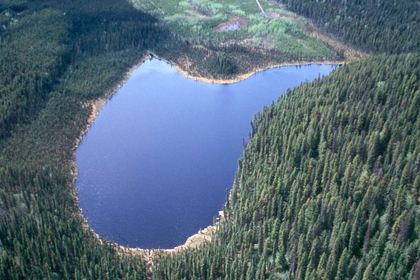
%> input picture pic1.ppm, 420 x 280 px, shrunk from 600 x 400 before the run
$ octave main.m   (GNU Octave 9; MATLAB toolbox functions it lacks are replaced by stand-ins)
%> lines starting %> are read from the running program, lines starting %| are printed output that depends on the picture; in (x1, y1, x2, y2) boxes, pixels count from 0 and x2, y2 are one past the last pixel; in counts of white or black regions, pixels touching at a corner belong together; the program's own positions count from 1
### otsu.m
function th = otsu(I)
% The range for I should be 0-255
[m,n]=size(I);
count = zeros(256,1);
for i=0:1:255
    count(i+1,1) = sum(sum(I == i));
end
P=count/(m*n);
E=zeros(1,256);
for TH=0:1:255
    av0=0;
    av1=0;
    w0=sum(P(1:TH+1));  % P(Intensiry = 0 to TH)
    w1 = 1 - w0;
    % class1
    for i=1:TH+1        % sigma(i=0 to TH)
        av0= av0 + (i-1)*count(i);
    end
    u0 = av0/w0;        % mean intensity of class1
    % class2
    for i=TH+2:256     % sigma(i=TH+1 to L-1)
        av1= av1 + (i-1)*count(i);
    end
    u1 = av1/w1;      % mean intensity of class2
    E(TH+1) = w0*w1*(u1-u0)*(u1-u0);   %compute between-class variance
end
position=find(E==max(E));  % find the location of maximum value
th=floor(mean(position))-1;
end

### erode.m
function Erosion = erode(Ik,SE)
% Ik is input image, SE is structuring element whose size must be odd
% pad the input image to operate edge
L=size(SE,1);
padl=floor(L/2);
pad_Image=padarray(Ik,[padl,padl]);
[M,N]=size(Ik);
Erosion=zeros(M,N);
for i=1:M
    for j=1:N
        % get the subregion
        Block=pad_Image(i:i+2*padl,j:j+2*padl);
        M=Block.*SE;
        M=M(:);
        M(find(SE==0))=[];
        % erosion
        Erosion(i,j)=min(M);
    end
end
end


### dilate.m
function Dilation = dilate(Ik,SE)
% Ik is input image, SE is structuring element whose size must be odd
% pad the input image to operate edge
L=size(SE,1);
padl=floor(L/2);
pad_Image=padarray(Ik,[padl,padl]);
[M,N]=size(Ik);
Dilation=zeros(M,N);
for i=1:M
    for j=1:N
        % get the subregion
        Block=pad_Image(i:i+2*padl,j:j+2*padl);
        M=Block.*SE;
        % delete 0 value
        M=M(:);
        M(find(SE==0))=[];
        % dilation
        Dilation(i,j)=max(M);
    end
end
end


### main.m
clear
close all
%% load image
f = imread('pic1.ppm');
%> f is the input picture: size 280x420x3 uint8; mean R, G, B 85.8, 105.9, 120.9
figure(1),imshow(f);title('Original Image');
R = f(:,:,1);
G = f(:,:,2);
B = f(:,:,3);
%% preprocessed image
% The foreground is a big lake whose B value is much larger than G value
% Smooth the image to reduce the irrelevant details to get a better result
I = B;
figure(2),imshow(I);title('B Channel Image');
h = fspecial('gaussian',19,3);
g = imfilter(I,h,'replicate');
g(B<G+25)=0;
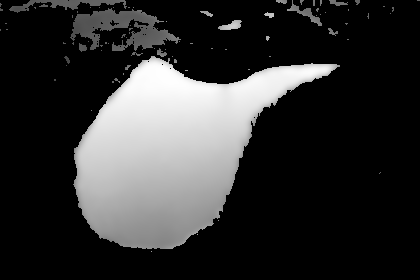
%> g: size 280x420 uint8; min 0, max 254, mean 49.7
figure(3),imshow(g);title('Preprocessed Image');
%% use otsu to get the threshold value
th = otsu(g); % otsu is my own function writen in otsu.m file
%> after the loop in otsu, `for i=0:1:255`: count = 256 values, max 86581 at index 1, min 0 at index 2, mean 459.4
%> in otsu, `P=count/(m*n);`: P = 256 values, max 0.736 at index 1, min 0 at index 2, mean 0.00391
%> in otsu, `position=find(E==max(E));`: position = 100
%> in otsu, `th=floor(mean(position))-1;`: th = 99
%> th = 99
BW=im2bw(g,th/255); % plot binary image
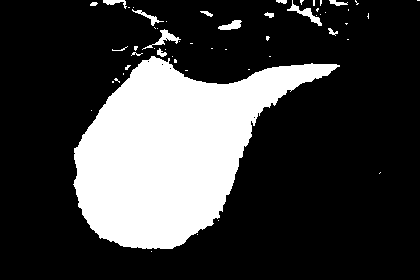
%> BW: size 280x420 logical; 24.2% white; 55 white regions (40 under 20 px), largest, box (x1, y1, x2, y2) and area: (73, 56, 340, 249) 27165, (287, 0, 322, 26) 215, (142, 29, 181, 50) 198
figure(4),imshow(BW);title('Segementation Result Using Otsu Method');
%% use opening to remove small regions and smooth the contour
% erode and dilate are functions written in erode.m and dilate.m
SE = ones(11,11);
openedBW = dilate(erode(BW,SE),SE);
%> in erode, `pad_Image=padarray(Ik,[padl,padl]);`: pad_Image: size 290x430 logical; 22.8% white; 55 white regions (40 under 20 px), largest, box (x1, y1, x2, y2) and area: (78, 61, 345, 254) 27165, (292, 5, 327, 31) 215, (147, 34, 186, 55) 198
%> after the loop in erode, `for i=1:M`:
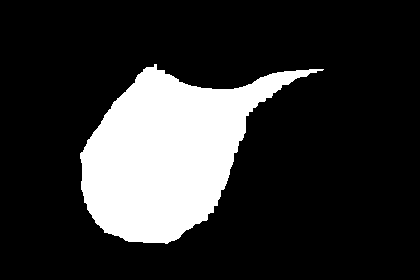
%> Erosion: size 280x420 double; values 0 (black) and 1 (white), 19% white; 1 white region, box (x1, y1, x2, y2) and area: (80, 64, 324, 244) 22362
%> after the loop in erode, `for i=1:M`: M = 121 values from 0 to 0
%> in dilate, `pad_Image=padarray(Ik,[padl,padl]);`: pad_Image: size 290x430 double; values 0 (black) and 1 (white), 17.9% white; 1 white region, box (x1, y1, x2, y2) and area: (85, 69, 329, 249) 22362
%> after the loop in dilate, `for i=1:M`:
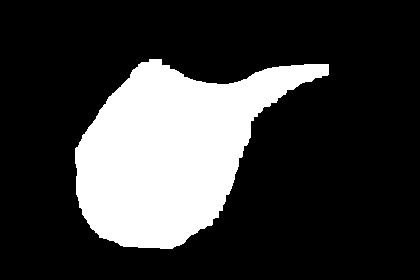
%> Dilation: size 280x420 double; values 0 (black) and 1 (white), 22.9% white; 1 white region, box (x1, y1, x2, y2) and area: (75, 59, 329, 249) 26912
figure(5),imshow(openedBW);title('Opening Version of Binary Image');
%% get contour
contourBW=bwperim(openedBW);
%> contourBW: size 280x420 logical; 0.61% white in thin lines or dots, all inside (x1, y1, x2, y2) = (75, 59, 329, 249)
figure(6),imshow(contourBW);title('Contour of Binary Image')
% form a white contour
mr = R; mg = G; mb = B;
mr(contourBW)=255;
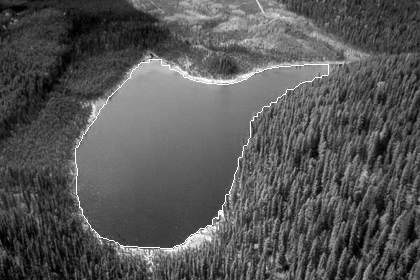
%> mr: size 280x420 uint8; min 0, max 255, mean 86.7
mg(contourBW)=255;
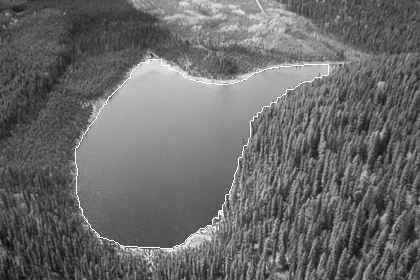
%> mg: size 280x420 uint8; min 10, max 255, mean 106.6
mb(contourBW)=255;
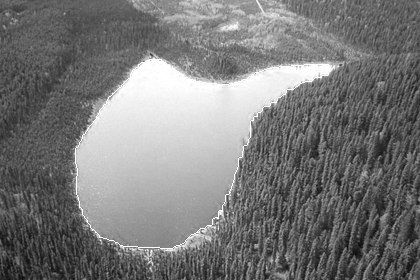
%> mb: size 280x420 uint8; min 12, max 255, mean 121.4
f2 = cat(3,mr,mg,mb);
figure(7),imshow(f2);title('Output image');
